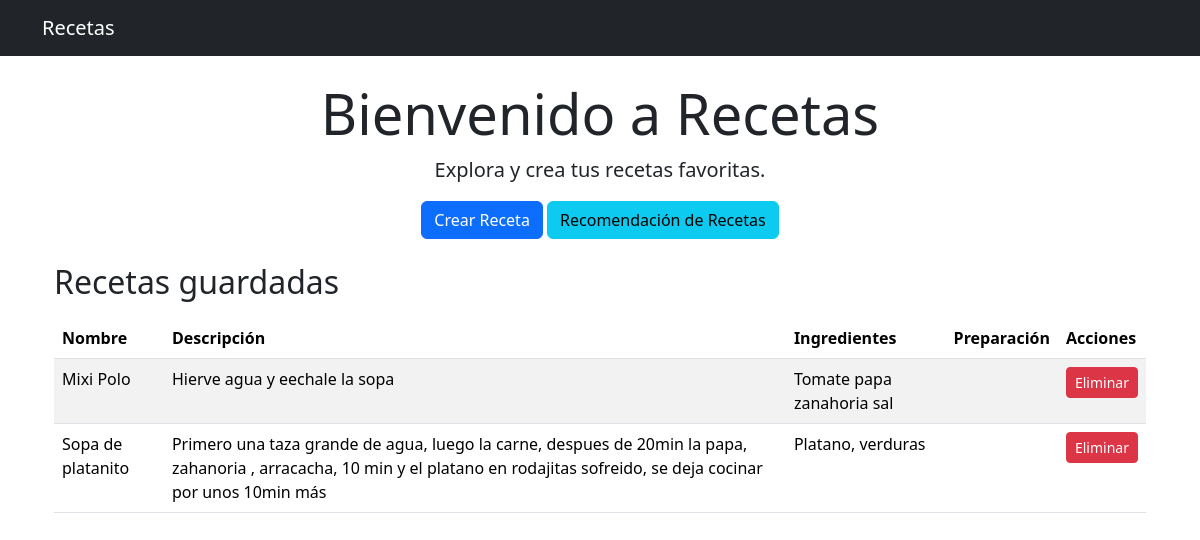
The page / on the database its author committed.
### recetas/models.py (models this page shows, shortened)
class Receta(models.Model):
    CATEGORIAS = [
        ('sopa', 'Sopa'),
        ('carne', 'Carne'),
        ('ensalada', 'Ensalada'),
        ('postre', 'Postre'),
        ('bebida', 'Bebida'),
        ('otros', 'Otros'),
    ]
    DIFICULTADES = [
        ('fácil', 'Fácil'),
        ('media', 'Media'),
        ('difícil', 'Difícil'),
    ]
    nombre = models.CharField(max_length=200)
    categoria = models.CharField(
        max_length=50,
        choices=CATEGORIAS,
        default='otros'
    )
    origen = models.CharField(max_length=100, blank=True, null=True)
    ingredientes = models.TextField(
        help_text='Lista de ingredientes separados por coma'
    )
    descripcion = models.TextField(blank=True, null=True)
    tiempo_preparacion = models.IntegerField(
        help_text='Tiempo en minutos',
        default=0
    )
    dificultad = models.CharField(
        max_length=20,
        choices=DIFICULTADES,
        default='fácil'
    )
    creado_en = models.DateTimeField(auto_now_add=True)
    class Meta:
        verbose_name = "Receta"
        verbose_name_plural = "Recetas"

### recetas/views.py (the view)
# urls.py: path('', views.index, name='index'),
def index(request):
    recetas = Receta.objects.all()
    return render(request, 'recetas/index.html', {'recetas': recetas})

### recetas/templates/recetas/index.html (shortened to what this page needs)
{% extends "recetas/base.html" %}
{% block content %}
<div class="text-center mb-4">
    <h1 class="display-4">Bienvenido a Recetas</h1>
    <p class="lead">Explora y crea tus recetas favoritas.</p>
    <a href="/crear" class="btn btn-primary">Crear Receta</a>
    <a href="/recomendador" class="btn btn-info">Recomendación de Recetas</a>
</div>
<div class="container">
    <h2 class="mb-3">Recetas guardadas</h2>
    <table class="table table-striped">
        <thead>
            <tr>
                <th>Nombre</th>
                <th>Descripción</th>
                <th>Ingredientes</th>
                <th>Preparación</th>
                <th>Acciones</th>
            </tr>
        </thead>
        <tbody>
            {% for receta in recetas %}
            <tr>
                <td>{{ receta.nombre }}</td>
                <td>{{ receta.descripcion }}</td>
                <td>{{ receta.ingredientes }}</td>
                <td>{{ receta.preparacion }}</td>
                <td>
                    <form method="post" action="{% url 'recetas:eliminar' receta.pk %}" style="display:inline;">
                        <button type="submit" class="btn btn-danger btn-sm" onclick="return confirm('¿Seguro que deseas eliminar esta receta?');">Eliminar</button>
                    </form>
                </td>
            </tr>
            {% empty %}
            <tr>
                <td colspan="5">No hay recetas guardadas.</td>
            </tr>
            {% endfor %}
        </tbody>
    </table>
</div>
{% endblock %}

### recetas/templates/recetas/base.html (shortened to what this page needs)
<!DOCTYPE html>
<html lang="es">
<head>
    <link href="https://cdn.jsdelivr.net/npm/bootstrap@5.3.2/dist/css/bootstrap.min.css" rel="stylesheet">
</head>
<body>
    <nav class="navbar navbar-expand-lg navbar-dark bg-dark mb-4">
        <div class="container">
            <a class="navbar-brand" href="/">Recetas</a>
        </div>
    </nav>
    <div class="container">
        {% block content %}{% endblock %}
    </div>
</body>
</html>

### rows shown on the page
Receta: nombre "Mixi Polo", descripcion "Hierve agua y eechale la sopa", ingredientes "Tomate papa zanahoria sal"
Receta: nombre "Sopa de platanito", descripcion "Primero una taza grande de agua, luego la carne, despues de 20min la papa, zahanoria , arracacha, 10 min y el platano en rodajitas sofreido, se deja cocinar por unos 10min más", ingredientes "Platano, verduras"
